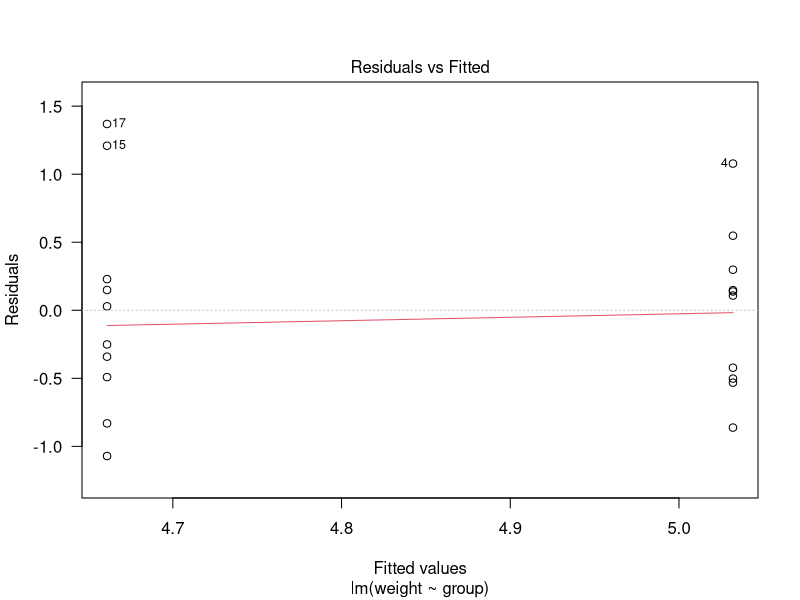
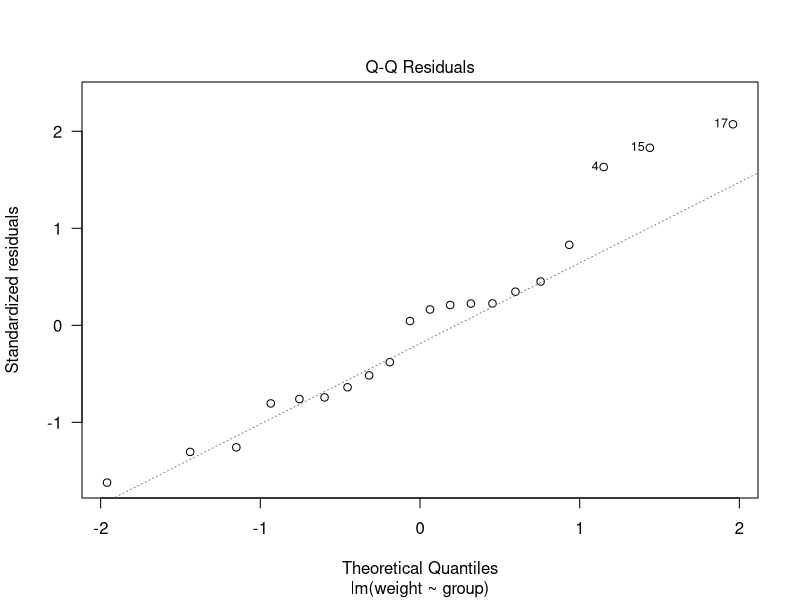
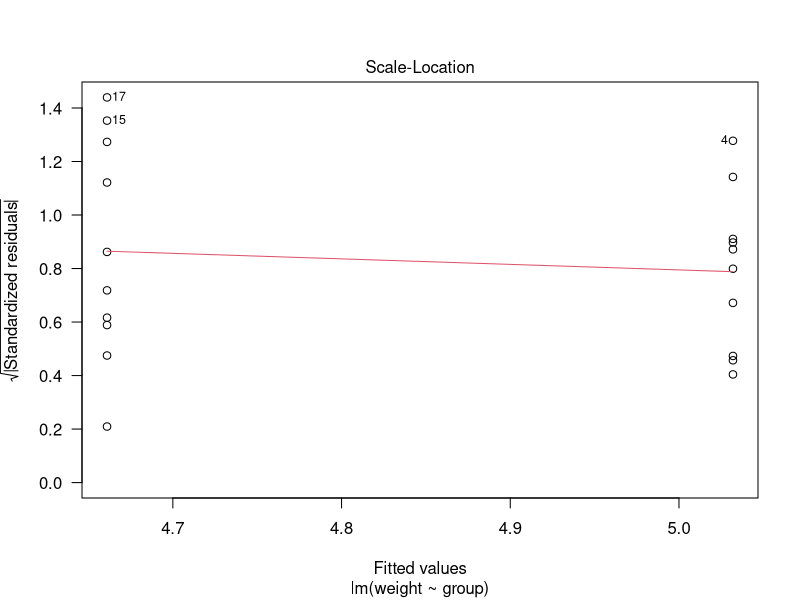
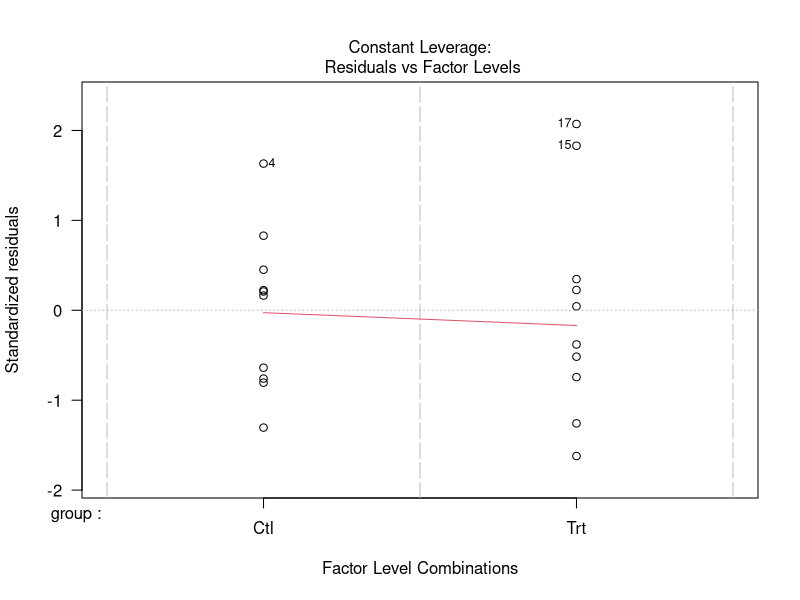

The R source for these figures, in order: (Note: this script raises an error after producing the figures.)
## Annette Dobson (1990) "An Introduction to Generalized Linear Models".
## Page 9: Plant Weight Data.
ctl <- c(4.17,5.58,5.18,6.11,4.50,4.61,5.17,4.53,5.33,5.14)
trt <- c(4.81,4.17,4.41,3.59,5.87,3.83,6.03,4.89,4.32,4.69)
group <- gl(2, 10, 20, labels = c("Ctl","Trt"))
weight <- c(ctl, trt)
t.test(ctl,trt)
mean(ctl)

lm.D9 <- lm(weight ~ group)
summary(lm.D9)

lm.D90 <- lm(weight ~ group - 1)

anova(lm.D9)
summary(lm.D90)
plot(lm.D9, las = 1)      # Residuals, Fitted, ...
par(opar)


#install.packages("car")
library(car)
help("Prestige")
Prestige
dim(Prestige)
summary(Prestige)
hist(Prestige$income)
hist(log2(Prestige$income))
prestige = Prestige$prestige;
attach(Prestige)
detach(Prestige)
reg1 = lm(prestige~education+log2(income)+women,data = Prestige)
summary(reg1)
reg2 = lm(prestige~education+income+women,data = Prestige)
summary(reg2)
plot(reg1)
summary(reg1)
#变量选择 
reg1.aic = step(reg1,)  #AIC
reg1.bic = step(reg1,k=log(nrow(Prestige)))  #BIC
Anova(reg1.aic,type = 3)

prestige_predict = fitted(reg1)
plot(prestige_predict)
prestige_resid = residuals(reg1)

#add variable
reg2 = lm(prestige~education+log2(income)+women+type,data=Prestige)
summary(reg2)
#interaction
reg2 = lm(prestige~education+log2(income)+women*type,data=Prestige)
summary(reg2)
pres.data = Prestige;
pres.data$type = as.character(pres.data$type)
pres.data[is.na(pres.data$type),]$type="bc";
pres.data[pres.data$type=="prof",]$type = "bc"

summary(lm(prestige~women+type,data=pres.data));
summary(lm(prestige~women*type,data=pres.data));



#0-1 regression
reg4 = lm(am~hp+wt,data=mtcars);
summary(reg4)
help(mtcars)
am.glm.logit = glm(formula=am ~ hp + wt,  data=mtcars, family=binomial(link = "logit"))
summary(am.glm.logit)


am.glm.probit = glm(formula=am ~ hp + wt,  data=mtcars, family=binomial(link = "probit"))
summary(am.glm.probit)
plot(am.glm.probit$fitted.values)



